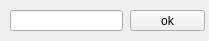
<?xml version="1.0" encoding="UTF-8"?>
<ui version="4.0">
 <class>saves_profname</class>
 <widget class="QWidget" name="saves_profname">
  <property name="geometry">
   <rect>
    <x>0</x>
    <y>0</y>
    <width>209</width>
    <height>41</height>
   </rect>
  </property>
  <property name="windowTitle">
   <string>Profile name</string>
  </property>
  <widget class="QLineEdit" name="txtProfName">
   <property name="geometry">
    <rect>
     <x>10</x>
     <y>10</y>
     <width>113</width>
     <height>21</height>
    </rect>
   </property>
  </widget>
  <widget class="QPushButton" name="btnSetProfName">
   <property name="geometry">
    <rect>
     <x>130</x>
     <y>10</y>
     <width>75</width>
     <height>21</height>
    </rect>
   </property>
   <property name="text">
    <string>ok</string>
   </property>
  </widget>
 </widget>
 <resources/>
 <connections/>
</ui>
